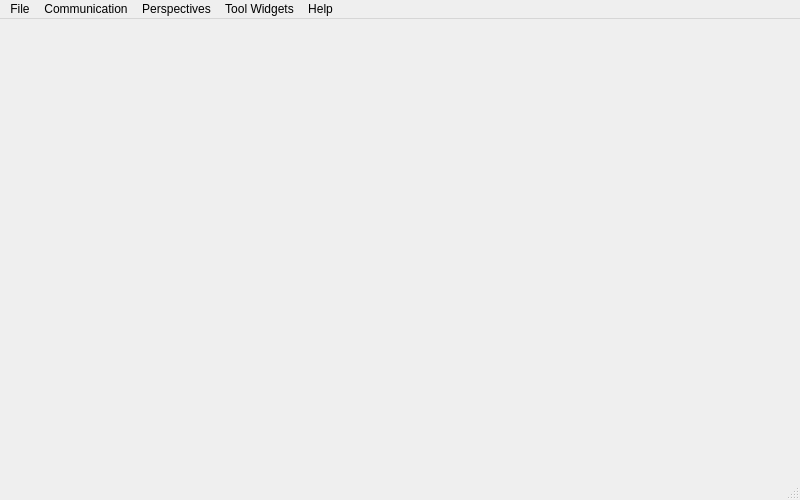
<?xml version="1.0" encoding="UTF-8"?>
<ui version="4.0">
 <class>MainWindow</class>
 <widget class="QMainWindow" name="MainWindow">
  <property name="geometry">
   <rect>
    <x>0</x>
    <y>0</y>
    <width>800</width>
    <height>500</height>
   </rect>
  </property>
  <property name="minimumSize">
   <size>
    <width>800</width>
    <height>500</height>
   </size>
  </property>
  <property name="baseSize">
   <size>
    <width>1100</width>
    <height>800</height>
   </size>
  </property>
  <property name="mouseTracking">
   <bool>false</bool>
  </property>
  <property name="windowTitle">
   <string>MGMainWindow</string>
  </property>
  <property name="styleSheet">
   <string notr="true"/>
  </property>
  <widget class="QWidget" name="centralWidget">
   <property name="sizePolicy">
    <sizepolicy hsizetype="MinimumExpanding" vsizetype="MinimumExpanding">
     <horstretch>0</horstretch>
     <verstretch>0</verstretch>
    </sizepolicy>
   </property>
   <property name="minimumSize">
    <size>
     <width>200</width>
     <height>150</height>
    </size>
   </property>
  </widget>
  <widget class="QMenuBar" name="menuBar">
   <property name="geometry">
    <rect>
     <x>0</x>
     <y>0</y>
     <width>800</width>
     <height>22</height>
    </rect>
   </property>
   <widget class="QMenu" name="menuMGround">
    <property name="title">
     <string>File</string>
    </property>
    <addaction name="actionJoystick_Settings"/>
    <addaction name="actionSimulate"/>
    <addaction name="actionToggleHil"/>
    <addaction name="separator"/>
    <addaction name="actionMuteAudioOutput"/>
    <addaction name="actionJoystickSettings"/>
    <addaction name="actionSettings"/>
    <addaction name="actionAdvanced_Mode"/>
    <addaction name="separator"/>
    <addaction name="actionExit"/>
   </widget>
   <widget class="QMenu" name="menuNetwork">
    <property name="title">
     <string>Communication</string>
    </property>
    <addaction name="actionAdd_Link"/>
    <addaction name="separator"/>
   </widget>
   <widget class="QMenu" name="menuTools">
    <property name="title">
     <string>Tool Widgets</string>
    </property>
    <addaction name="actionNewCustomWidget"/>
    <addaction name="actionLoadCustomWidgetFile"/>
    <addaction name="separator"/>
   </widget>
   <widget class="QMenu" name="menuHelp">
    <property name="title">
     <string>Help</string>
    </property>
    <addaction name="actionOnline_Documentation"/>
    <addaction name="actionProject_Roadmap_2"/>
    <addaction name="actionDeveloper_Credits"/>
   </widget>
   <widget class="QMenu" name="menuPerspectives">
    <property name="title">
     <string>Perspectives</string>
    </property>
    <addaction name="actionMissionView"/>
    <addaction name="actionFlightView"/>
    <addaction name="actionConfiguration_2"/>
    <addaction name="actionEngineersView"/>
    <addaction name="actionSimulationView"/>
    <addaction name="separator"/>
    <addaction name="actionFirmwareUpdateView"/>
    <addaction name="actionMavlinkView"/>
    <addaction name="actionUnconnectedView"/>
    <addaction name="separator"/>
    <addaction name="actionFullscreen"/>
    <addaction name="actionNormal"/>
   </widget>
   <addaction name="menuMGround"/>
   <addaction name="menuNetwork"/>
   <addaction name="menuPerspectives"/>
   <addaction name="menuTools"/>
   <addaction name="menuHelp"/>
  </widget>
  <widget class="QStatusBar" name="statusBar"/>
  <action name="actionExit">
   <property name="icon">
    <iconset resource="../../qgroundcontrol.qrc">
     <normaloff>:/files/images/actions/system-log-out.svg</normaloff>:/files/images/actions/system-log-out.svg</iconset>
   </property>
   <property name="text">
    <string>Exit</string>
   </property>
   <property name="shortcut">
    <string>Ctrl+Q</string>
   </property>
  </action>
  <action name="actionLiftoff">
   <property name="enabled">
    <bool>true</bool>
   </property>
   <property name="icon">
    <iconset resource="../../qgroundcontrol.qrc">
     <normaloff>:/files/images/control/launch.svg</normaloff>
     <normalon>:/files/images/control/launch.svg</normalon>:/files/images/control/launch.svg</iconset>
   </property>
   <property name="text">
    <string>Liftoff</string>
   </property>
  </action>
  <action name="actionLand">
   <property name="icon">
    <iconset resource="../../qgroundcontrol.qrc">
     <normaloff>:/files/images/control/land.svg</normaloff>:/files/images/control/land.svg</iconset>
   </property>
   <property name="text">
    <string>Land</string>
   </property>
  </action>
  <action name="actionEmergency_Land">
   <property name="icon">
    <iconset resource="../../qgroundcontrol.qrc">
     <normaloff>:/files/images/actions/process-stop.svg</normaloff>:/files/images/actions/process-stop.svg</iconset>
   </property>
   <property name="text">
    <string>Emergency Land</string>
   </property>
   <property name="shortcut">
    <string>Ctrl+E</string>
   </property>
  </action>
  <action name="actionEmergency_Kill">
   <property name="icon">
    <iconset resource="../../qgroundcontrol.qrc">
     <normaloff>:/files/images/actions/process-stop.svg</normaloff>:/files/images/actions/process-stop.svg</iconset>
   </property>
   <property name="text">
    <string>Kill UAS</string>
   </property>
   <property name="shortcut">
    <string>Ctrl+K</string>
   </property>
  </action>
  <action name="actionAdd_Link">
   <property name="icon">
    <iconset resource="../../qgroundcontrol.qrc">
     <normaloff>:/files/images/actions/list-add.svg</normaloff>:/files/images/actions/list-add.svg</iconset>
   </property>
   <property name="text">
    <string>Add Link</string>
   </property>
  </action>
  <action name="actionConfiguration">
   <property name="icon">
    <iconset resource="../../qgroundcontrol.qrc">
     <normaloff>:/files/images/categories/applications-system.svg</normaloff>:/files/images/categories/applications-system.svg</iconset>
   </property>
   <property name="text">
    <string>Preferences</string>
   </property>
   <property name="toolTip">
    <string>Open UAS Preferences</string>
   </property>
  </action>
  <action name="actionJoystickSettings">
   <property name="icon">
    <iconset resource="../../qgroundcontrol.qrc">
     <normaloff>:/files/images/devices/input-gaming.svg</normaloff>:/files/images/devices/input-gaming.svg</iconset>
   </property>
   <property name="text">
    <string>Joystick Configuration</string>
   </property>
   <property name="visible">
    <bool>true</bool>
   </property>
  </action>
  <action name="actionSimulate">
   <property name="checkable">
    <bool>true</bool>
   </property>
   <property name="icon">
    <iconset resource="../../qgroundcontrol.qrc">
     <normaloff>:/files/images/control/launch.svg</normaloff>:/files/images/control/launch.svg</iconset>
   </property>
   <property name="text">
    <string>Simulate</string>
   </property>
   <property name="toolTip">
    <string>Simulate one vehicle to test and evaluate this application</string>
   </property>
  </action>
  <action name="actionShow_Slugs_View">
   <property name="icon">
    <iconset resource="../../qgroundcontrol.qrc">
     <normaloff>:/files/images/contrib/slugs.png</normaloff>:/files/images/contrib/slugs.png</iconset>
   </property>
   <property name="text">
    <string>Show Slugs View</string>
   </property>
  </action>
  <action name="actionJoystick_Settings">
   <property name="icon">
    <iconset resource="../../qgroundcontrol.qrc">
     <normaloff>:/files/images/devices/input-gaming.svg</normaloff>:/files/images/devices/input-gaming.svg</iconset>
   </property>
   <property name="text">
    <string>Joystick Settings</string>
   </property>
   <property name="visible">
    <bool>false</bool>
   </property>
  </action>
  <action name="actionOnline_Documentation">
   <property name="icon">
    <iconset resource="../../qgroundcontrol.qrc">
     <normaloff>:/files/images/apps/utilities-system-monitor.svg</normaloff>:/files/images/apps/utilities-system-monitor.svg</iconset>
   </property>
   <property name="text">
    <string>Online Documentation</string>
   </property>
  </action>
  <action name="actionProject_Roadmap_2">
   <property name="icon">
    <iconset resource="../../qgroundcontrol.qrc">
     <normaloff>:/files/images/status/software-update-available.svg</normaloff>:/files/images/status/software-update-available.svg</iconset>
   </property>
   <property name="text">
    <string>Project Roadmap</string>
   </property>
  </action>
  <action name="actionDeveloper_Credits">
   <property name="icon">
    <iconset resource="../../qgroundcontrol.qrc">
     <normaloff>:/files/images/categories/preferences-system.svg</normaloff>:/files/images/categories/preferences-system.svg</iconset>
   </property>
   <property name="text">
    <string>Developer Credits</string>
   </property>
  </action>
  <action name="actionMissionView">
   <property name="checkable">
    <bool>true</bool>
   </property>
   <property name="icon">
    <iconset resource="../../qgroundcontrol.qrc">
     <normaloff>:/files/images/status/weather-overcast.svg</normaloff>:/files/images/status/weather-overcast.svg</iconset>
   </property>
   <property name="text">
    <string>Mission</string>
   </property>
   <property name="shortcut">
    <string>Meta+O</string>
   </property>
  </action>
  <action name="actionEngineersView">
   <property name="checkable">
    <bool>true</bool>
   </property>
   <property name="icon">
    <iconset resource="../../qgroundcontrol.qrc">
     <normaloff>:/files/images/apps/utilities-system-monitor.svg</normaloff>:/files/images/apps/utilities-system-monitor.svg</iconset>
   </property>
   <property name="text">
    <string>Plot</string>
   </property>
   <property name="shortcut">
    <string>Meta+E</string>
   </property>
  </action>
  <action name="actionMavlinkView">
   <property name="checkable">
    <bool>true</bool>
   </property>
   <property name="icon">
    <iconset resource="../../qgroundcontrol.qrc">
     <normaloff>:/files/images/devices/network-wired.svg</normaloff>:/files/images/devices/network-wired.svg</iconset>
   </property>
   <property name="text">
    <string>Mavlink</string>
   </property>
   <property name="shortcut">
    <string>Meta+M</string>
   </property>
  </action>
  <action name="actionFlightView">
   <property name="checkable">
    <bool>true</bool>
   </property>
   <property name="icon">
    <iconset resource="../../qgroundcontrol.qrc">
     <normaloff>:/files/images/status/network-wireless-encrypted.svg</normaloff>:/files/images/status/network-wireless-encrypted.svg</iconset>
   </property>
   <property name="text">
    <string>Flight</string>
   </property>
   <property name="shortcut">
    <string>Meta+P</string>
   </property>
  </action>
  <action name="actionNewCustomWidget">
   <property name="icon">
    <iconset resource="../../qgroundcontrol.qrc">
     <normaloff>:/files/images/apps/utilities-system-monitor.svg</normaloff>:/files/images/apps/utilities-system-monitor.svg</iconset>
   </property>
   <property name="text">
    <string>New Custom Widget</string>
   </property>
  </action>
  <action name="actionMuteAudioOutput">
   <property name="checkable">
    <bool>true</bool>
   </property>
   <property name="icon">
    <iconset resource="../../qgroundcontrol.qrc">
     <normaloff>:/files/images/status/audio-volume-high.svg</normaloff>
     <normalon>:/files/images/status/audio-volume-muted.svg</normalon>
     <activeon>:/files/images/status/audio-volume-muted.svg</activeon>
     <selectedoff>:/files/images/status/audio-volume-high.svg</selectedoff>
     <selectedon>:/files/images/status/audio-volume-muted.svg</selectedon>:/files/images/status/audio-volume-high.svg</iconset>
   </property>
   <property name="text">
    <string>Mute Audio Output</string>
   </property>
  </action>
  <action name="actionUnconnectedView">
   <property name="checkable">
    <bool>true</bool>
   </property>
   <property name="icon">
    <iconset resource="../../qgroundcontrol.qrc">
     <normaloff>:/files/images/devices/network-wireless.svg</normaloff>:/files/images/devices/network-wireless.svg</iconset>
   </property>
   <property name="text">
    <string>Unconnected</string>
   </property>
   <property name="shortcut">
    <string>Meta+U</string>
   </property>
  </action>
  <action name="actionShutdownMAV">
   <property name="icon">
    <iconset resource="../../qgroundcontrol.qrc">
     <normaloff>:/files/images/actions/system-log-out.svg</normaloff>:/files/images/actions/system-log-out.svg</iconset>
   </property>
   <property name="text">
    <string>Shutdown MAV</string>
   </property>
   <property name="toolTip">
    <string>Shutdown the onboard computer - works not during flight</string>
   </property>
   <property name="statusTip">
    <string>Shutdown the onboard computer - works not during flight</string>
   </property>
  </action>
  <action name="actionSettings">
   <property name="text">
    <string>Settings</string>
   </property>
  </action>
  <action name="actionFullscreen">
   <property name="text">
    <string>Fullscreen</string>
   </property>
   <property name="shortcut">
    <string>Meta+Return</string>
   </property>
  </action>
  <action name="actionNormal">
   <property name="text">
    <string>Normal</string>
   </property>
   <property name="shortcut">
    <string>Esc</string>
   </property>
  </action>
  <action name="actionLoadCustomWidgetFile">
   <property name="icon">
    <iconset resource="../../qgroundcontrol.qrc">
     <normaloff>:/files/images/status/folder-drag-accept.svg</normaloff>:/files/images/status/folder-drag-accept.svg</iconset>
   </property>
   <property name="text">
    <string>Load Custom Widget File</string>
   </property>
  </action>
  <action name="actionFirmwareUpdateView">
   <property name="icon">
    <iconset resource="../../qgroundcontrol.qrc">
     <normaloff>:/files/images/status/software-update-available.svg</normaloff>:/files/images/status/software-update-available.svg</iconset>
   </property>
   <property name="text">
    <string>Firmware Update</string>
   </property>
   <property name="toolTip">
    <string>Update the firmware of one of the connected autopilots</string>
   </property>
  </action>
  <action name="actionSimulation_View">
   <property name="checkable">
    <bool>true</bool>
   </property>
   <property name="icon">
    <iconset resource="../../qgroundcontrol.qrc">
     <normaloff>:/files/images/control/launch.svg</normaloff>:/files/images/control/launch.svg</iconset>
   </property>
   <property name="text">
    <string>Simulation</string>
   </property>
   <property name="toolTip">
    <string>Open the simulation view</string>
   </property>
  </action>
  <action name="actionConfiguration_2">
   <property name="checkable">
    <bool>true</bool>
   </property>
   <property name="icon">
    <iconset resource="../../qgroundcontrol.qrc">
     <normaloff>:/files/images/categories/preferences-system.svg</normaloff>:/files/images/categories/preferences-system.svg</iconset>
   </property>
   <property name="text">
    <string>Config</string>
   </property>
   <property name="toolTip">
    <string>Configuration options of the vehicle.</string>
   </property>
  </action>
  <action name="actionAdvanced_Mode">
   <property name="checkable">
    <bool>true</bool>
   </property>
   <property name="text">
    <string>Advanced Mode</string>
   </property>
  </action>
  <action name="actionSimulationView">
   <property name="text">
    <string>Simulation</string>
   </property>
  </action>
  <action name="actionToggleHil">
   <property name="text">
    <string>Start HIL</string>
   </property>
  </action>
 </widget>
 <layoutdefault spacing="6" margin="11"/>
 <resources>
  <include location="../../qgroundcontrol.qrc"/>
 </resources>
 <connections>
  <connection>
   <sender>actionExit</sender>
   <signal>triggered()</signal>
   <receiver>MainWindow</receiver>
   <slot>close()</slot>
   <hints>
    <hint type="sourcelabel">
     <x>-1</x>
     <y>-1</y>
    </hint>
    <hint type="destinationlabel">
     <x>299</x>
     <y>199</y>
    </hint>
   </hints>
  </connection>
  <connection>
   <sender>actionFullscreen</sender>
   <signal>triggered()</signal>
   <receiver>MainWindow</receiver>
   <slot>showFullScreen()</slot>
   <hints>
    <hint type="sourcelabel">
     <x>-1</x>
     <y>-1</y>
    </hint>
    <hint type="destinationlabel">
     <x>399</x>
     <y>249</y>
    </hint>
   </hints>
  </connection>
  <connection>
   <sender>actionNormal</sender>
   <signal>triggered()</signal>
   <receiver>MainWindow</receiver>
   <slot>showNormal()</slot>
   <hints>
    <hint type="sourcelabel">
     <x>-1</x>
     <y>-1</y>
    </hint>
    <hint type="destinationlabel">
     <x>399</x>
     <y>249</y>
    </hint>
   </hints>
  </connection>
 </connections>
</ui>
